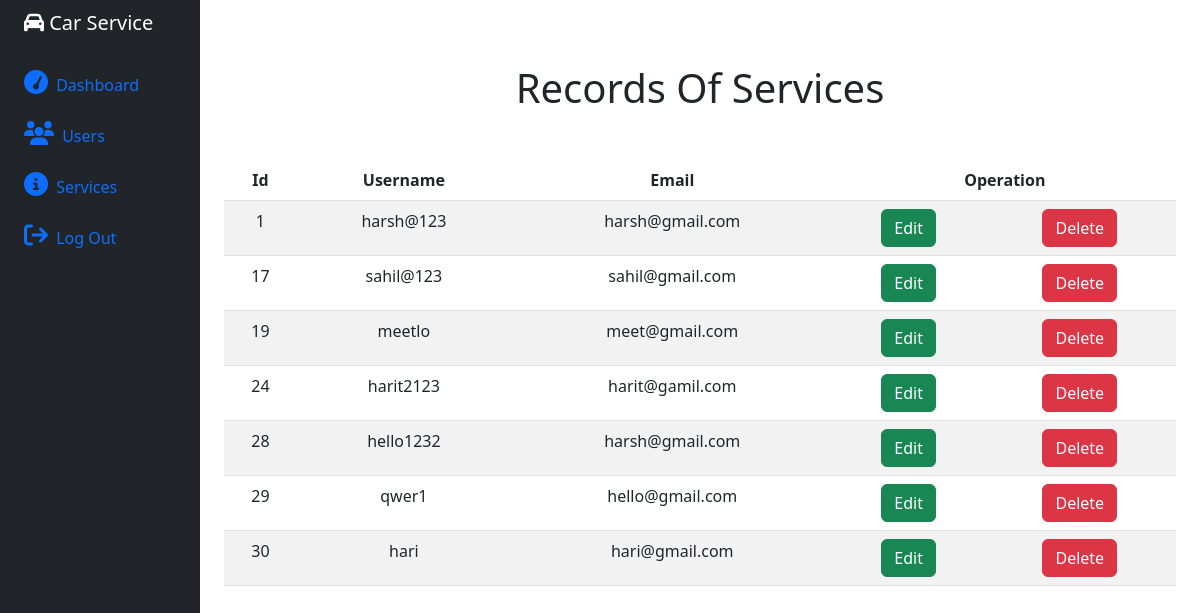
The page /admin/user_rec.php (signed in) on the database as committed earlier.
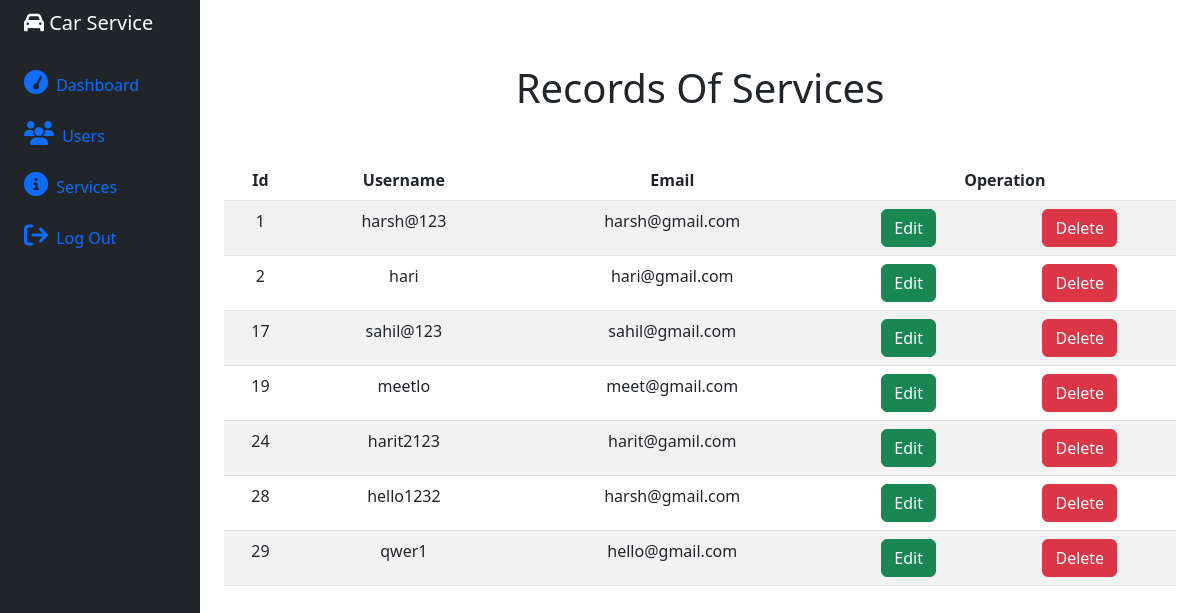
The same page on the database as committed later.
### tables this page shows
CREATE TABLE `user` (
  `id` int(11) NOT NULL,
  `username` varchar(20) NOT NULL,
  `password` varchar(20) NOT NULL,
  `email` varchar(30) NOT NULL,
  `type` varchar(10) NOT NULL
);

### admin/user_rec.php (the view, shortened to what this page needs)
<?php
require '../connection.php';
$selectqry = "select * from  user";
$qry = mysqli_query($conn, $selectqry);
?>
<!DOCTYPE html>
<html lang="en">
<head>
    <link rel="stylesheet" href="https://cdnjs.cloudflare.com/ajax/libs/font-awesome/6.4.2/css/all.min.css" />
    <link rel="stylesheet" href="../css/bootstrap.min.css">
</head>
<body>
    <div class="container-fluid">
        <div class="row flex-nowrap">
            <?php require('sidebar.php') ?>
            <div class="col py-3">
                <div class="container">
                    <h1 class="text-center mt-5">Records Of Services</h1>
                    <table class="table table-striped text-center mt-5">
                        <thead>
                            <tr>
                                <th>Id</th>
                                <th>Username</th>
                                <th>Email</th>
                                <th colspan="2">Operation</th>
                            </tr>
                        </thead>
                        <tbody>
                            <?php
                            if (mysqli_num_rows($qry) > 0) {
                                while ($r = mysqli_fetch_array($qry)) {
                            ?>
                                    <tr>
                                        <td><?php echo $r['id']; ?></td>
                                        <td><?php echo $r['username']; ?></td>
                                        <td><?php echo $r['email']; ?></td>
                                        <td><a href="update.php?sid=<?php echo $r['id']; ?>" class="btn btn-success">Edit</a></td>
                                        <td><a href="delete.php?sid=<?php echo $r['id']; ?>" class="btn btn-danger" onclick="confirm_delete()">Delete</a></td>
                                    </tr>
                            <?php
                                }
                            }
                            ?>
                        </tbody>
                    </table>
                </div>
            </div>
        </div>
    </div>
</body>
</html>

### admin/sidebar.php (shortened to what this page needs)
<div class="col-auto col-md-3 col-xl-2 px-sm-2 px-0 bg-dark">
    <div class="d-flex flex-column align-items-center align-items-sm-start px-3 pt-2 text-white min-vh-100">
        <a href="" class="d-flex align-items-center pb-3 mb-md-0 me-md-auto text-white text-decoration-none">
            <span class="fs-5 d-none d-sm-inline"><i class="fa fa-car"></i> Car Service</span>
        </a>
        <ul class="nav nav-pills flex-column mb-sm-auto mb-0 align-items-center align-items-sm-start" id="menu">
            <li class="mt-2">
                <a href="index.php"  class="nav-link px-0 align-middle">
                    <i class="fs-4 fa fa-tachometer"></i> <span class="ms-1 d-none d-sm-inline">Dashboard</span> </a>
            </li>
            <li class="mt-2">
                <a href="./user_rec.php" class="nav-link px-0 align-middle">
                    <i class="fs-4 fa fa-users"></i> <span class="ms-1 d-none d-sm-inline">Users</span> </a>
            </li>
            <li class="mt-2">
                <a href="./service.php" class="nav-link px-0 align-middle">
                    <i class="fs-4 fa fa-info-circle"></i> <span class="ms-1 d-none d-sm-inline">Services</span> </a>
            </li>
            <li class="mt-2">
                <a href="../logout.php" class="nav-link px-0 align-middle">
                    <i class="fs-4 fa fa-sign-out"></i> <span class="ms-1 d-none d-sm-inline">Log Out</span> </a>
            </li>
        </ul>
    </div>
</div>

Rows that differ between the two databases and show on the page:
removed user: id "30", username "hari", email "hari@gmail.com"
added user: id "2", username "hari", email "hari@gmail.com"
